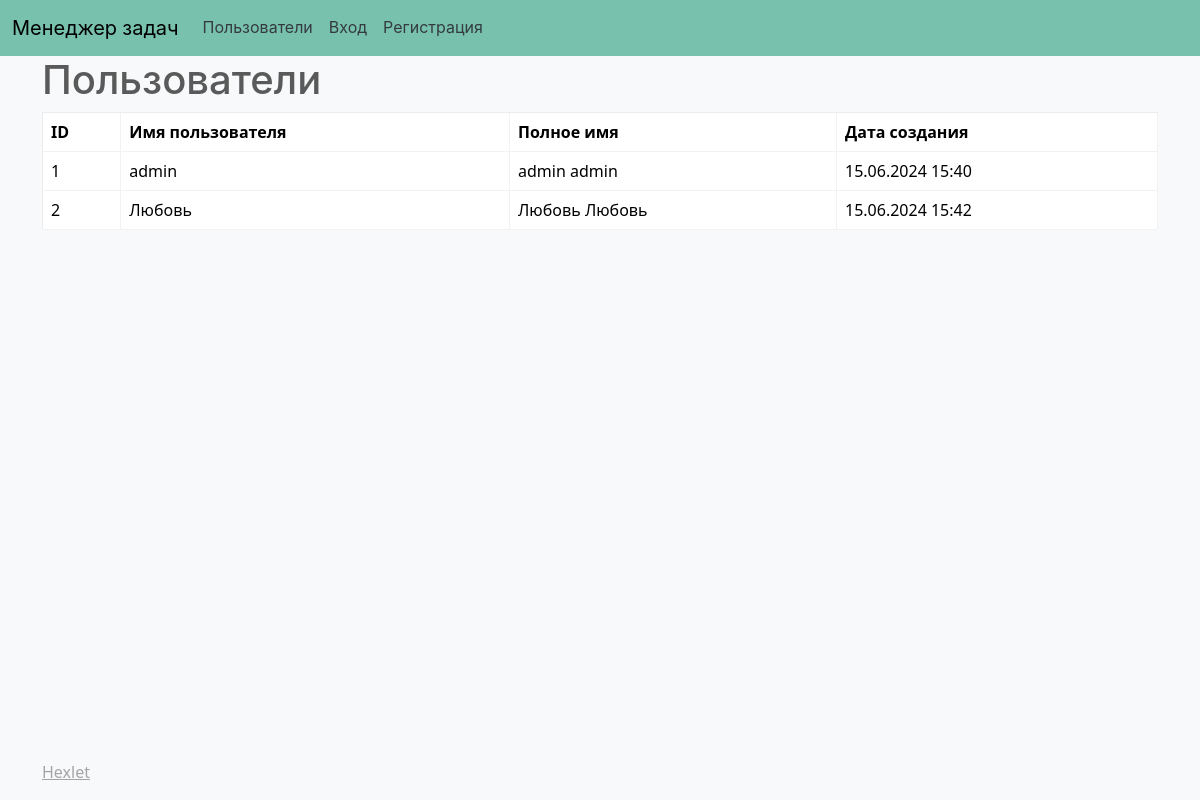
Before: /users/ with the older database file.
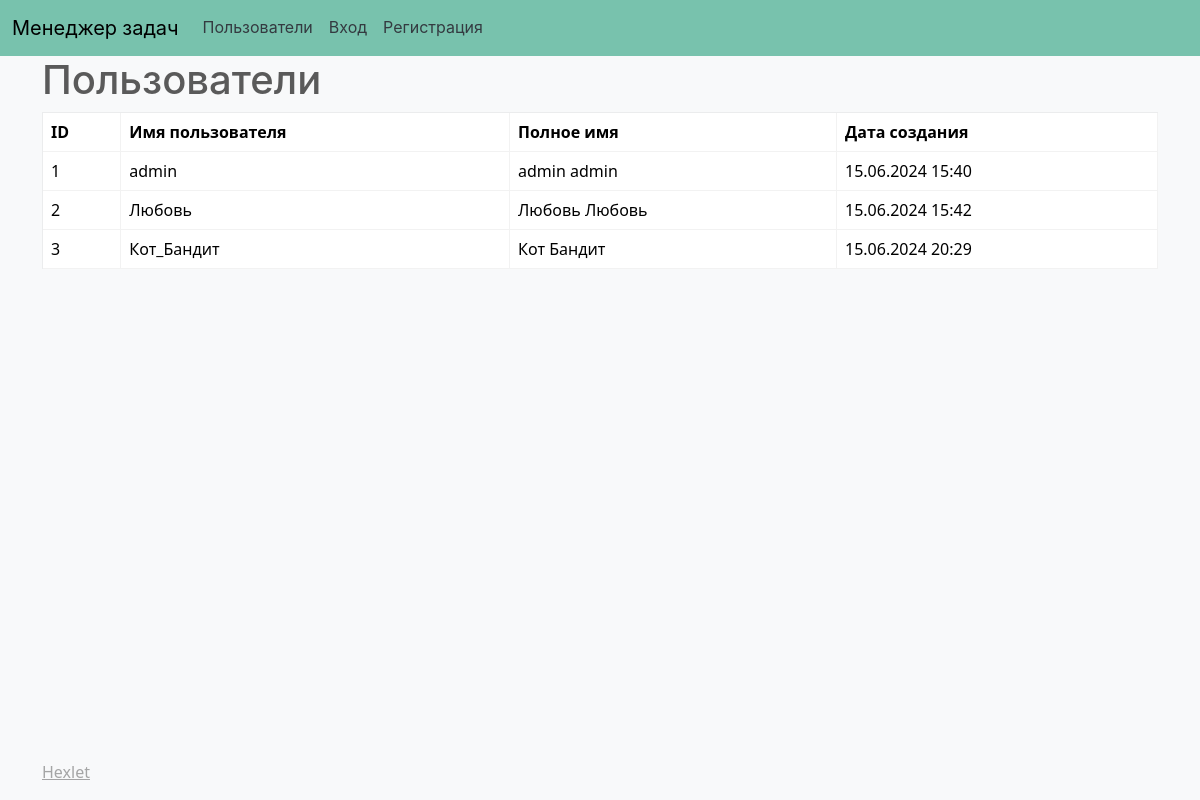
After: the same page with the newer database file.
### task_manager/models.py (models this page shows, shortened)
class CustomUser(AbstractUser):
    first_name = models.CharField(max_length=100)
    last_name = models.CharField(max_length=100)
    username = models.CharField(max_length=150, unique=True)
    password = models.CharField(max_length=100)
    REQUIRED_FIELDS = ['first_name', 'last_name']

### task_manager/views.py (the view)
# urls.py: path('users/', user_list, name='user-list'),
def user_list(request):
    users = CustomUser.objects.all()
    return render(request, 'users/users.html', {'users': users})

### task_manager/templates/users/users.html (shortened to what this page needs)
{% extends 'base.html' %}
{% block content %}
    <h1>Пользователи</h1>
    <div class="table-responsive">
    <table class="table table-bordered table-hover text-nowrap" data-test="urls">
    <tr>
        <th>ID</th>
        <th>Имя пользователя</th>
        <th>Полное имя</th>
        <th>Дата создания</th>
    </tr>
    {% for user in users %}
    <tr>
        <td>{{ user.id }}</td>
        <td>{{ user.username }}</td>
        <td>{{ user.get_full_name }}</td>
        <td>{{ user.date_joined|date:"d.m.Y H:i" }}</td>
    </tr>
    {% endfor %}
</table>
</div>
{% endblock %}

Changed rows visible on the page:
added CustomUser: id "3", username "Кот_Бандит", get_full_name "Кот Бандит", date_joined "15.06.2024 20:29"
